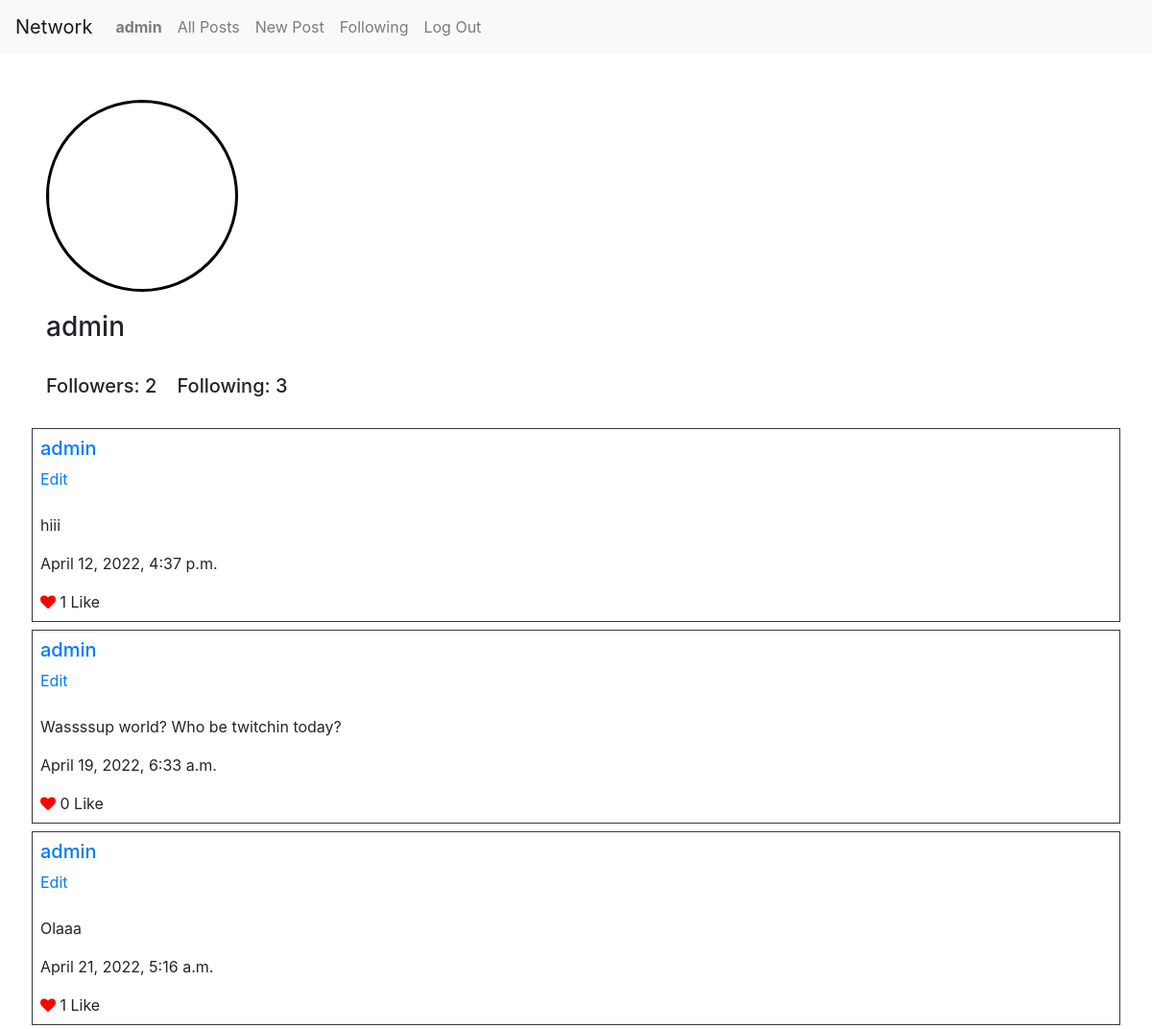
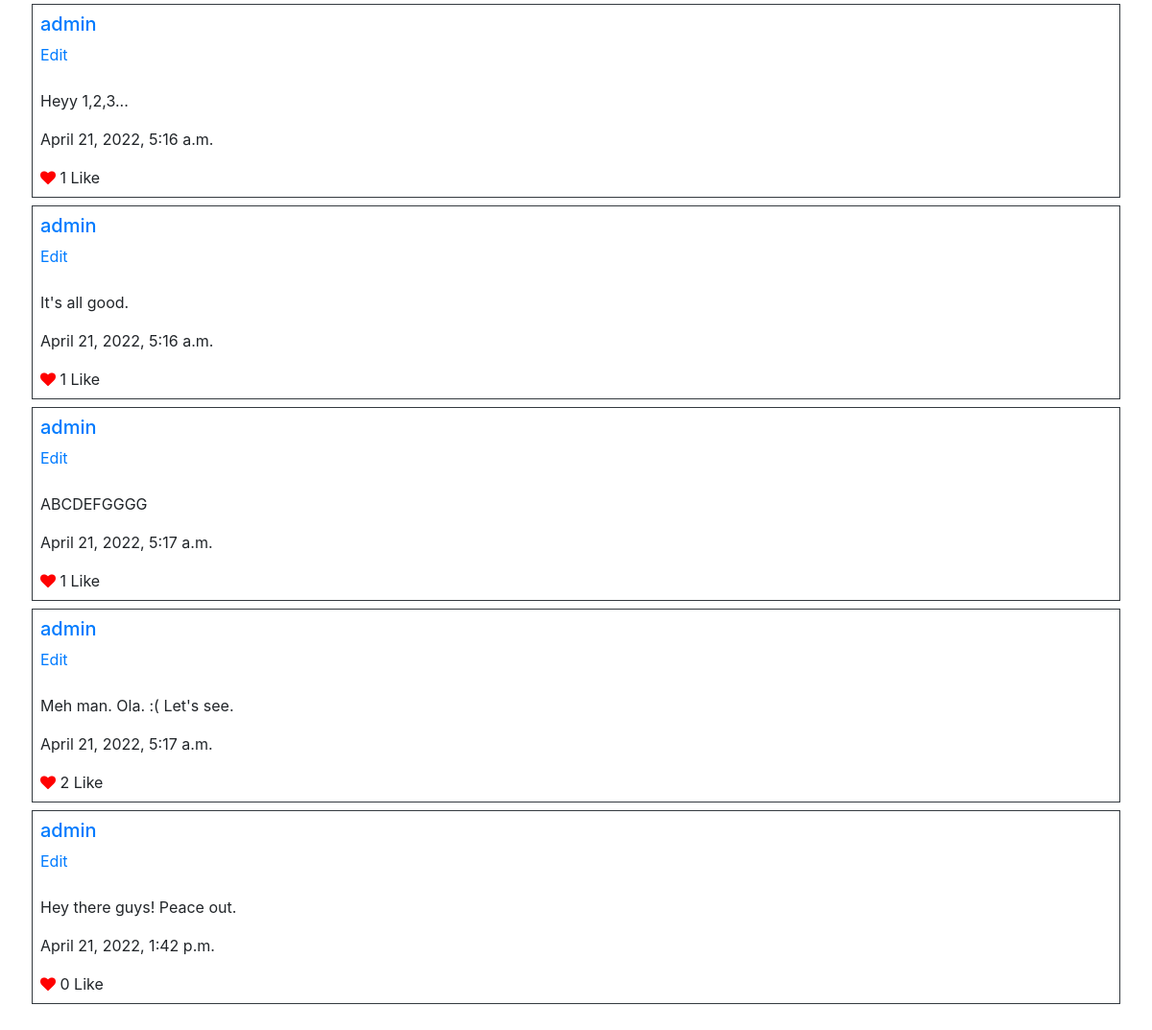
Screenshot of /profile/admin (signed in) with the database file from the repository (2 pictures, top to bottom).
### network/models.py (models this page shows)
class User(AbstractUser):
    pass

class Follower(models.Model):
    username = models.ForeignKey(User,on_delete=models.CASCADE, related_name='user',default=None)
    follower = models.ManyToManyField(User, related_name='follower', default=None)
    following = models.ManyToManyField(User, related_name='following', default=None)

class Post(models.Model):
    user = models.ForeignKey(User, on_delete=models.CASCADE)
    content = models.CharField(max_length=300, default=None)
    date = models.DateTimeField(default=datetime.datetime.now)
    liked = models.ManyToManyField(User, blank = True, related_name="postlikes")

### network/views.py (the view, shortened to what this page needs)
# urls.py: path("profile/<str:username>",views.profile,name="profile"),
def profile(request,username):
    user = User.objects.get(username=username)
    profile = Follower.objects.get(username=user)
    user_posts = Post.objects.filter(user=user)
    display = True
    text = ""
    if(request.user.username==username):
        display = False
    else:
        try:
            profile.follower.get(username=request.user.username)
            text = "Unfollow"
        except:
            text = "Follow"
    return render(request,"network/profile.html", {
        "username":username,
        "profile":profile,
        "user_posts": user_posts,
        "display":display,
        "text":text
    })

### network/templates/network/profile.html (shortened to what this page needs)
{% extends "network/layout.html" %}
{% block body %}
    <img src="https://www.tnwac.org/wp-content/uploads/2021/06/421-4212617_person-placeholder-image-transparent-hd-png-download.png" width="200" height="200">
    <br>
    <h3>{{username}}</h3><br>
    <h5>Followers: <span id="follower">{{profile.follower.count}}</span>&nbsp;&nbsp;&nbsp; Following: <span id="following">{{profile.following.count}}</span></h5>
    <br>
    {% for p in user_posts %}
        <div class="row">
        <div class="col border border-dark mb-2 p-2">
            <h5><a href="{% url 'profile' p.user.username %}">{{p.user.username}}</a></h5>
            {% if p.user.id == request.user.id %}
                <a href="{% url 'editpost' p.id %}">Edit</a>
                <br><br>
            {% endif %}
            <p>{{p.content}}</p>
            <p>{{p.date}}</p>
            {% if p.id in l %}
                    <i class="fa fa-heart" style="color:red"></i>&nbsp;<span id="count-{{p.id}}">{{p.liked.count}}</span>&nbsp;<a id="change" data-post="{{p.id}}" onclick="change({{p.id}})">Unlike</a>
                {% else %}
                    <i class="fa fa-heart" style="color:red"></i>&nbsp;<span id="count-{{p.id}}">{{p.liked.count}}</span>&nbsp;<a class="change-{{p.id}}" id="change" data-post="{{p.id}}" onclick="change({{p.id}})">Like</a>
            {% endif %}
        </div>
        </div>
    {% endfor %}
{% endblock body %}

### network/templates/network/layout.html (shortened to what this page needs)
{% load static %}
<!DOCTYPE html>
<html lang="en">
    <head>
        <link rel="stylesheet" href="https://stackpath.bootstrapcdn.com/bootstrap/4.4.1/css/bootstrap.min.css">
        <link rel="stylesheet" href="https://cdnjs.cloudflare.com/ajax/libs/font-awesome/4.7.0/css/font-awesome.min.css">
        <link href="{% static 'network/styles.css' %}" rel="stylesheet">
    </head>
    <body>
        <nav class="navbar navbar-expand-lg navbar-light bg-light">
            <a class="navbar-brand" href="#">Network</a>
            <div>
              <ul class="navbar-nav mr-auto">
                {% if user.is_authenticated %}
                    <li class="nav-item">
                        <a class="nav-link" href="{% url 'profile' user.username %}"><strong>{{ user.username }}</strong></a>
                    </li>
                {% endif %}
                <li class="nav-item">
                  <a class="nav-link" href="{% url 'index' %}">All Posts</a>
                </li>
                {% if user.is_authenticated %}
                    <li class="nav-item">
                        <a class="nav-link" href="{% url 'newpost' %}">New Post</a>
                    </li>
                    <li class="nav-item">
                        <a class="nav-link" href="{% url 'following' %}">Following</a>
                    </li>
                    <li class="nav-item">
                        <a class="nav-link" href="{% url 'logout' %}">Log Out</a>
                    </li>
                {% endif %}
              </ul>
            </div>
          </nav>
        <div class="body p-5">
            {% block body %}
            {% endblock %}
        </div>
    </body>
</html>

### network/templates/network/profile.html (style rules this page uses)
img { margin-bottom:20px; border-radius:50%; border: 3px solid black; }

### rows the page displays
User: username "admin"
Follower: follower.count "2", following.count "3"
Post: user.username "admin", shows "Edit", content "hiii", date "April 12, 2022, 4:37 p.m.", liked.count "1"
Post: user.username "admin", shows "Edit", content "Wassssup world? Who be twitchin today?", date "April 19, 2022, 6:33 a.m.", liked.count "0"
Post: user.username "admin", shows "Edit", content "Olaaa", date "April 21, 2022, 5:16 a.m.", liked.count "1"
Post: user.username "admin", shows "Edit", content "Heyy 1,2,3...", date "April 21, 2022, 5:16 a.m.", liked.count "1"
Post: user.username "admin", shows "Edit", content "It's all good.", date "April 21, 2022, 5:16 a.m.", liked.count "1"
Post: user.username "admin", shows "Edit", content "ABCDEFGGGG", date "April 21, 2022, 5:17 a.m.", liked.count "1"
Post: user.username "admin", shows "Edit", content "Meh man. Ola. :( Let's see.", date "April 21, 2022, 5:17 a.m.", liked.count "2"
Post: user.username "admin", shows "Edit", content "Hey there guys! Peace out.", date "April 21, 2022, 1:42 p.m.", liked.count "0"
